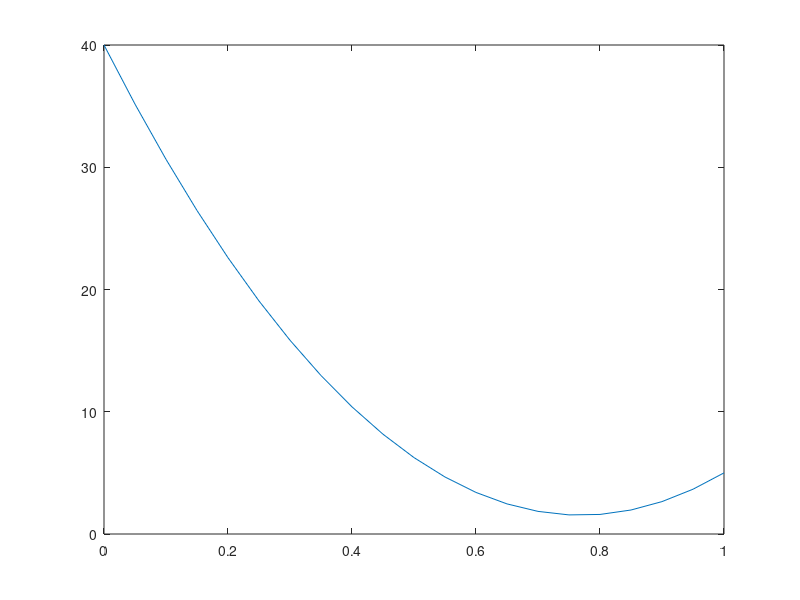

Recreate this plot in MATLAB.

% a = linspace(-0.5, 0.5, 50);
% b = linspace(-0.5, 0.5, 50);
a = 0:0.05:1;
b = 1:-0.05:0;
for i = 1:21
        risk(i) = 5 * a(i)^2 - 20 * a(i) * b(i) + 40 *b(i) .^ 2;
end

figure,
plot(a, risk);

